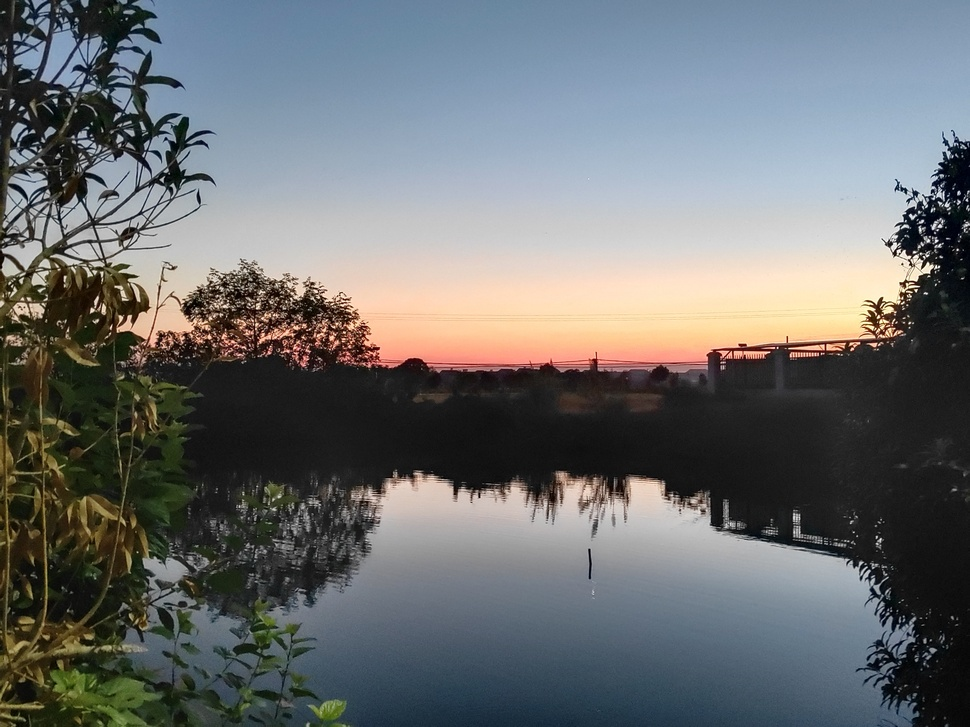
#> input picture 图像增强/图像增强3/IMG_20241004_183027(1).jpg, 970 x 727 px, shrunk from 4608 x 3456 before the run
$ python main.py   (older library calls are emulated)
#> lines starting #> are read from the running program, lines starting #| are printed output that depends on the picture
import cv2
import numpy as np
from matplotlib import pyplot as plt

# 读取彩色图像
img = cv2.imread('IMG_20241004_183027(1).jpg')
#> img is the input picture: shape (727, 970, 3); mean B, G, R 111.8, 110.6, 107.7

# RGB 转 HSI
def rgb2hsi(rgb_img):
    r, g, b = cv2.split(rgb_img)
    r, g, b = r / 255.0, g / 255.0, b / 255.0
    num = 0.5 * ((r - g) + (r - b))
    den = np.sqrt((r - g)**2 + (r - b) * (g - b))
    theta = np.arccos(num / (den + 1e-5))
    h = theta
    h[b > g] = 2 * np.pi - h[b > g]
    h = h / (2 * np.pi)
    s = 1 - 3 * np.minimum(r, g, b) / (r + g + b + 1e-5)
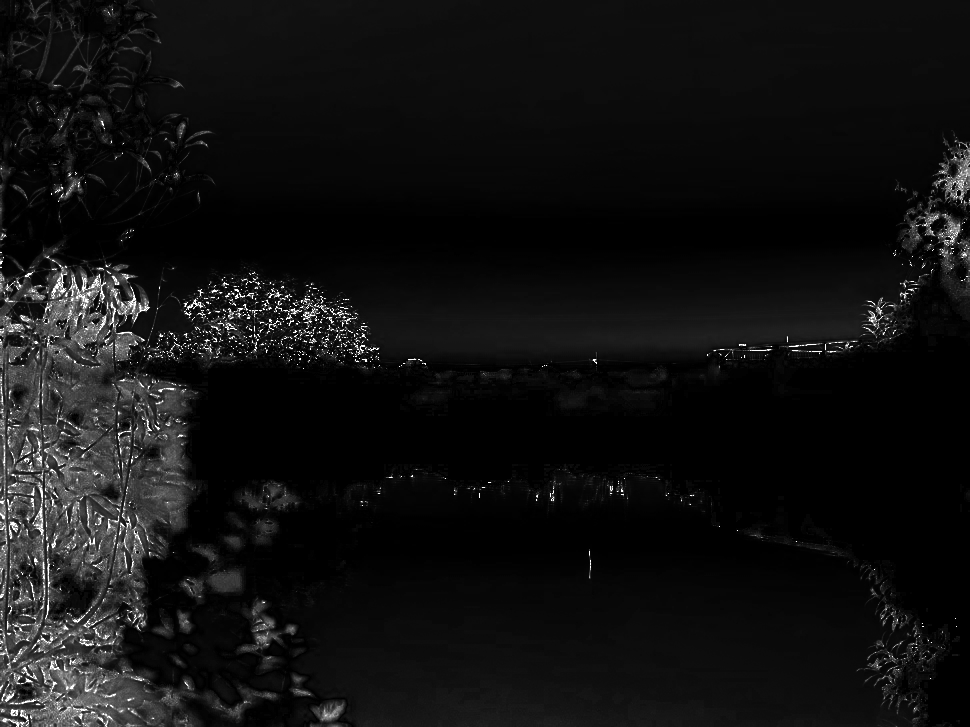
#> s: shape (727, 970) float64; min 3.33e-06, max 1, mean 0.0689
    i = (r + g + b) / 3
    return np.stack([h, s, i], axis=-1)
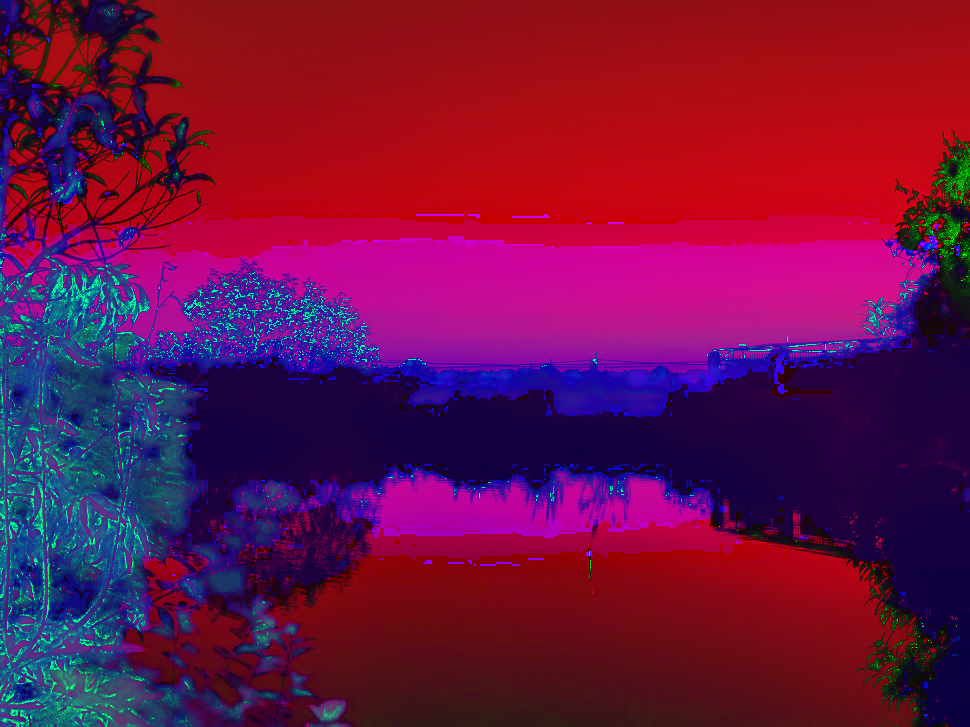
#> returned value: shape (727, 970, 3) float64; mean of channels 0, 1, 2 0.269, 0.0689, 0.427; drawn as B, G, R

hsi_img = rgb2hsi(img)

# RGB 分量图
fig, axs = plt.subplots(1, 3, figsize=(15, 5))
axs[0].imshow(img[:, :, 2], cmap='Reds')
axs[0].set_title('R')
axs[1].imshow(img[:, :, 1], cmap='Greens')
axs[1].set_title('G')
axs[2].imshow(img[:, :, 0], cmap='Blues')
axs[2].set_title('B')
plt.show()

# HSI 分量图
fig, axs = plt.subplots(1, 3, figsize=(15, 5))
axs[0].imshow(hsi_img[:, :, 0], cmap='hsv')
axs[0].set_title('H')
axs[1].imshow(hsi_img[:, :, 1], cmap='gray')
axs[1].set_title('S')
axs[2].imshow(hsi_img[:, :, 2], cmap='gray')
axs[2].set_title('I')
plt.show()


# RGB 直方图均衡化
for i in range(3):
    img[:, :, i] = cv2.equalizeHist(img[:, :, i])
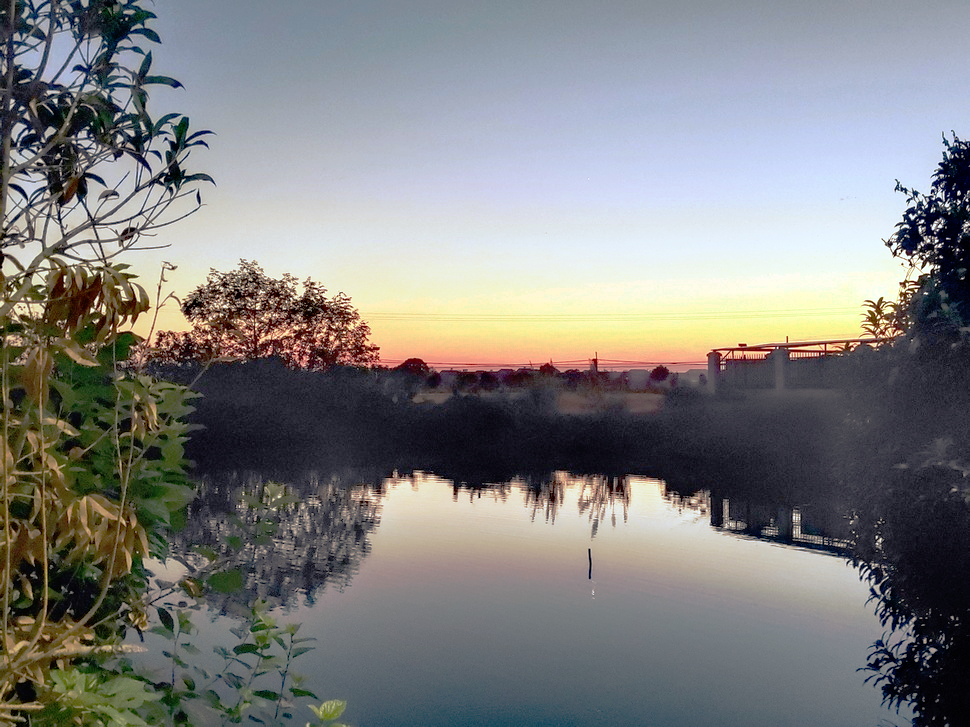
#> img: shape (727, 970, 3); mean B, G, R 127.7, 128.2, 128

# HSI 整体直方图均衡化
for j in range(3):
    hsi_img[:, :, j] = cv2.equalizeHist((hsi_img[:, :, j] * 255).astype(np.uint8))
    hsi_img[:, :, j] /= 255.0
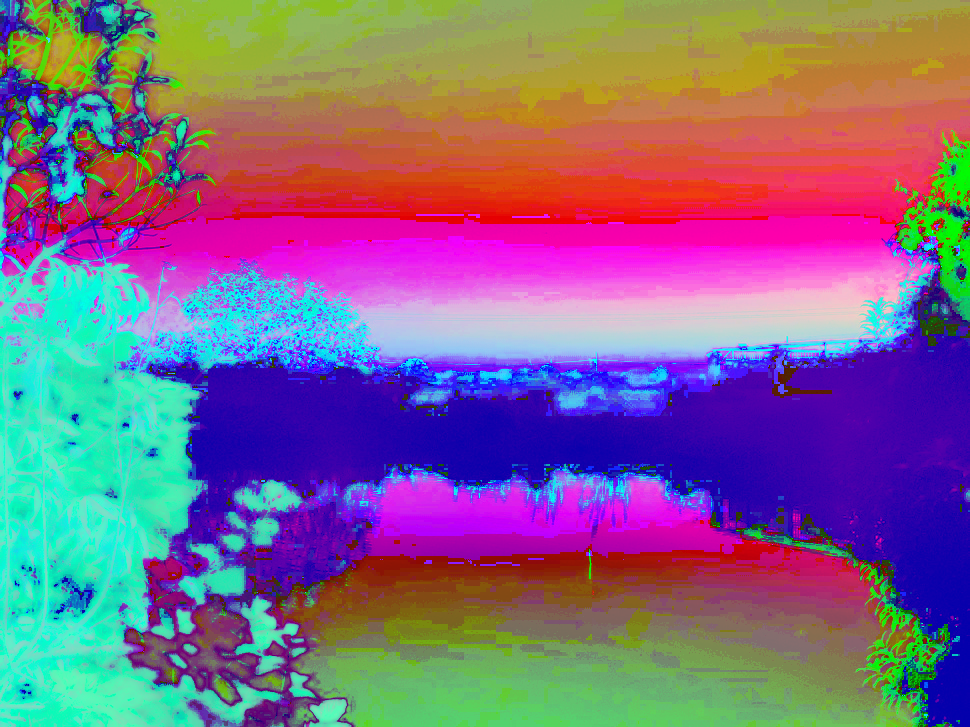
#> hsi_img: shape (727, 970, 3) float64; mean B, G, R 0.534, 0.403, 0.503

# 绘制 RGB 直方图均衡化的结果
fig, axs = plt.subplots(1, 3, figsize=(15, 5))
for i in range(3):
    axs[i].hist(img[:, :, i].ravel(), 256, [0, 256])
    axs[i].set_title(f'RGB channel {i} after equalization')
plt.show()
#> figure, not shown here; panel 1: tallest bar 11057 high, from x = 46 to 47; panel 2: tallest bar 10780 high, from x = 33 to 34; panel 3: tallest bar 17678 high, from x = 255 to 256

# 绘制 HSI 整体直方图均衡化后的结果
fig, axs = plt.subplots(1, 3, figsize=(15, 5))
for i in range(3):
    axs[i].hist(hsi_img[:, :, i].ravel(), 256, [0, 1])
    axs[i].set_title(f'HSI channel {i} after equalization')
plt.show()
#> figure, not shown here; panel 1: tallest bar 142797 high, from x = 0.672 to 0.676; panel 2: tallest bar 156417 high, from x = 0 to 0.00391; panel 3: tallest bar 15576 high, from x = 0.117 to 0.121


# RGB 均值滤波
blur_rgb = cv2.blur(img, (5, 5))

# RGB 拉普拉斯变换
laplacian_rgb = cv2.Laplacian(img, cv2.CV_64F)
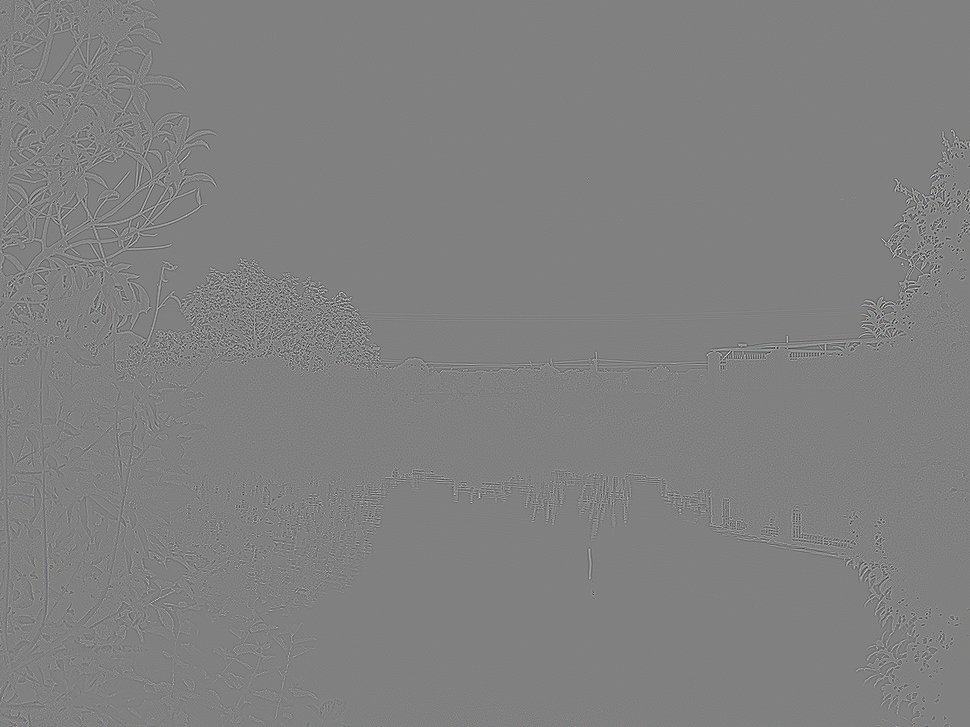
#> laplacian_rgb: shape (727, 970, 3) float64; mean B, G, R 0, 0, 0; drawn with min black and max white

# HSI 强度分量均值滤波
hsi_img_blur = hsi_img.copy()
hsi_img_blur[:, :, 2] = cv2.blur(hsi_img_blur[:, :, 2], (5, 5))

# HSI 强度分量拉普拉斯变换
laplacian_hsi = cv2.Laplacian(hsi_img_blur[:, :, 2], cv2.CV_64F)

# 比较结果
fig, axs = plt.subplots(2, 2, figsize=(10, 10))
axs[0, 0].imshow(img)
axs[0, 0].set_title('RGB after processing')
axs[0, 1].imshow(np.abs(laplacian_rgb), cmap='gray')
axs[0, 1].set_title('Laplacian on RGB')
axs[1, 0].imshow(hsi_img_blur)
axs[1, 0].set_title('HSI after processing')
axs[1, 1].imshow(np.abs(laplacian_hsi), cmap='gray')
axs[1, 1].set_title('Laplacian on HSI intensity')
plt.show()
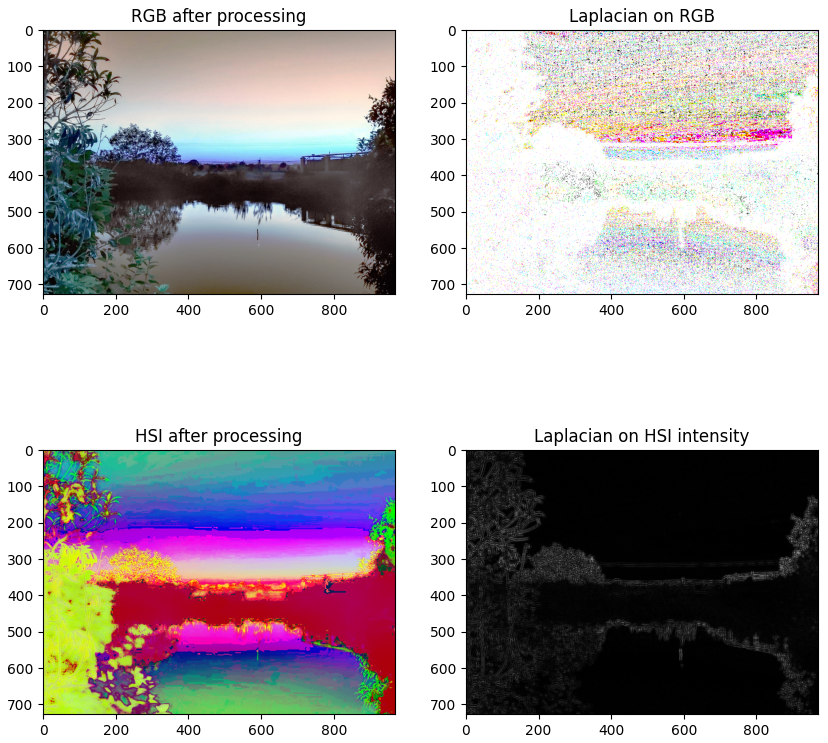
#> figure drawn by matplotlib, 4 panels; B, G, R data is drawn as R, G, B
